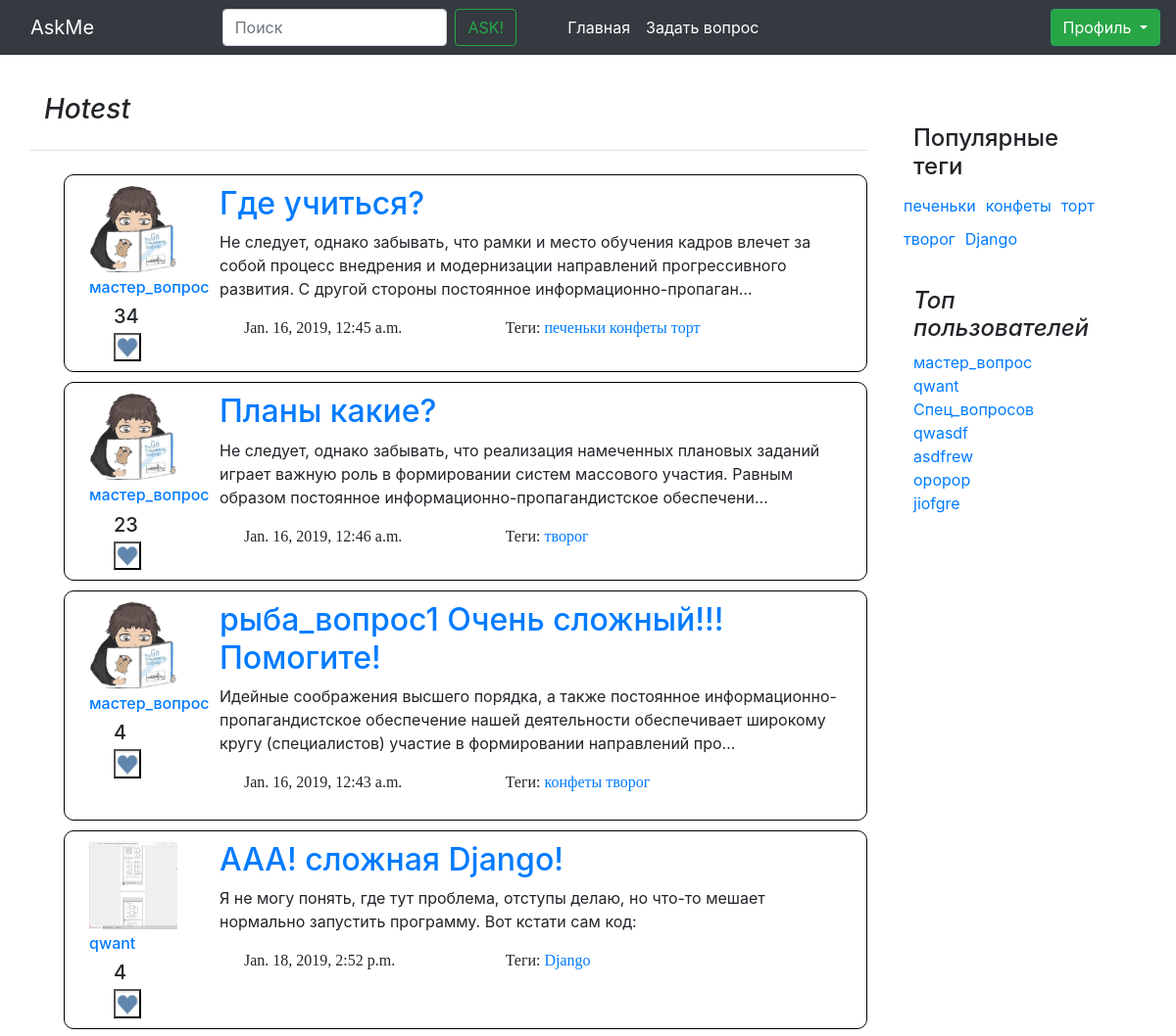
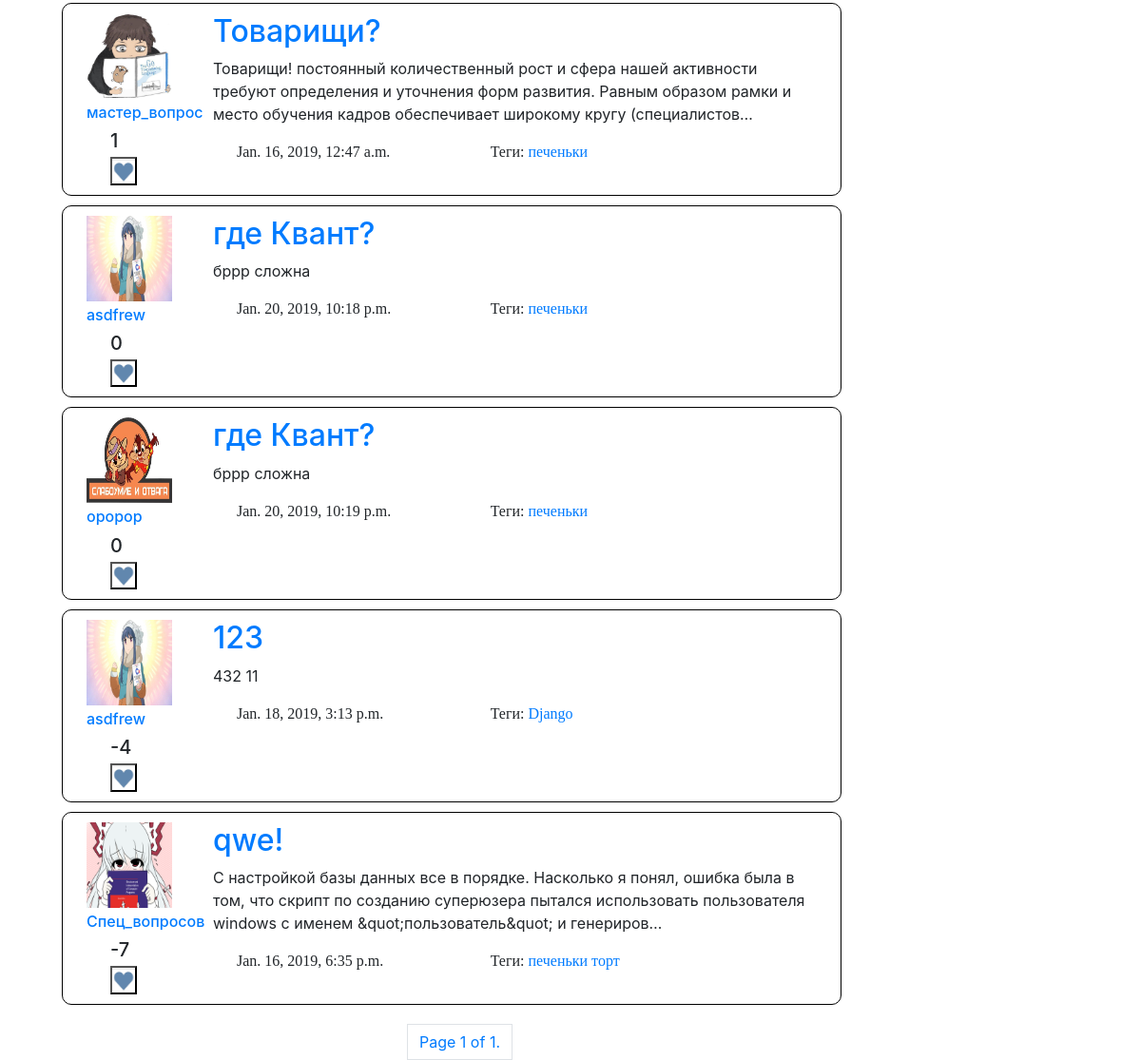
The page /hot/5/ on the database as committed earlier (2 pictures, top to bottom).
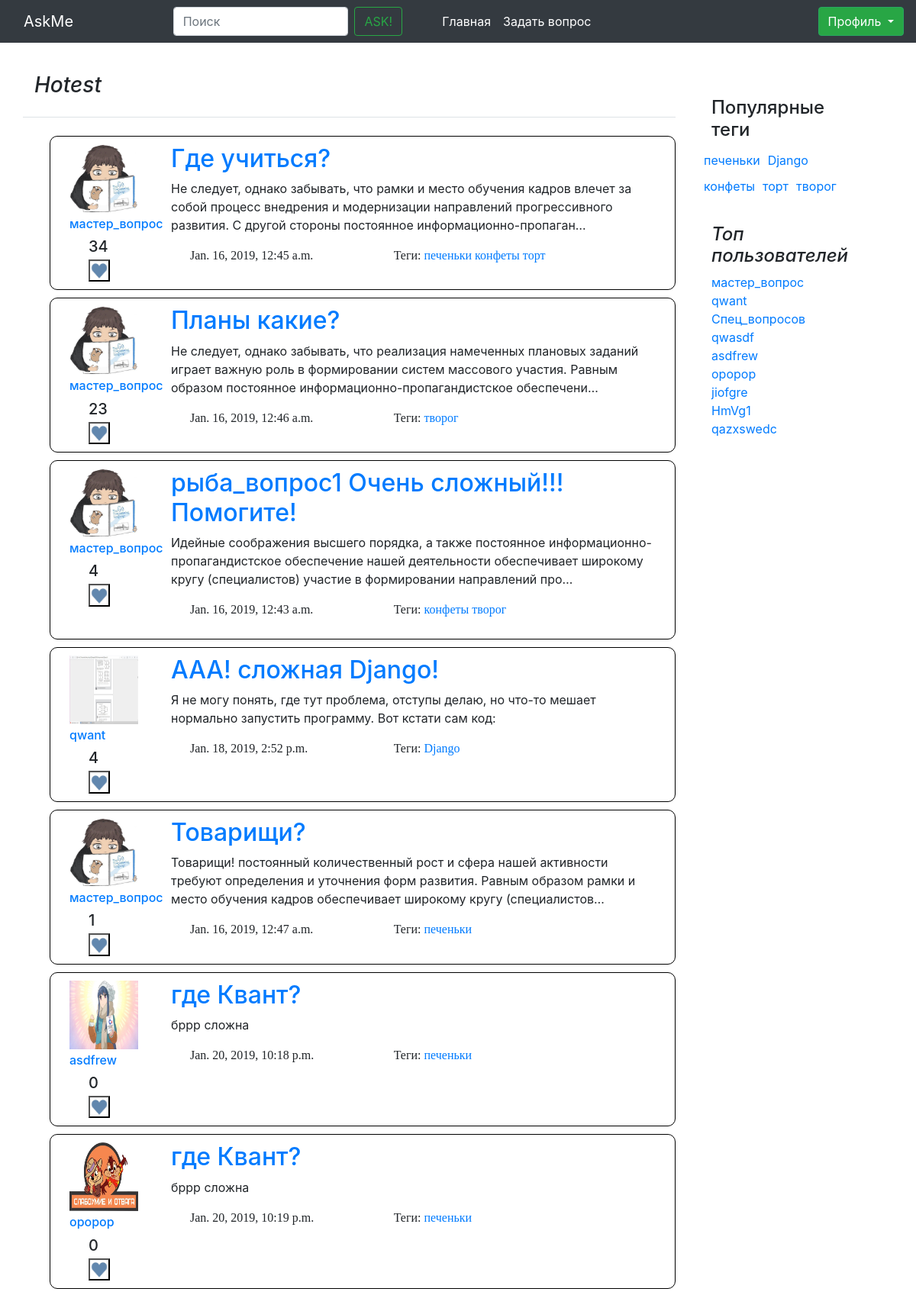
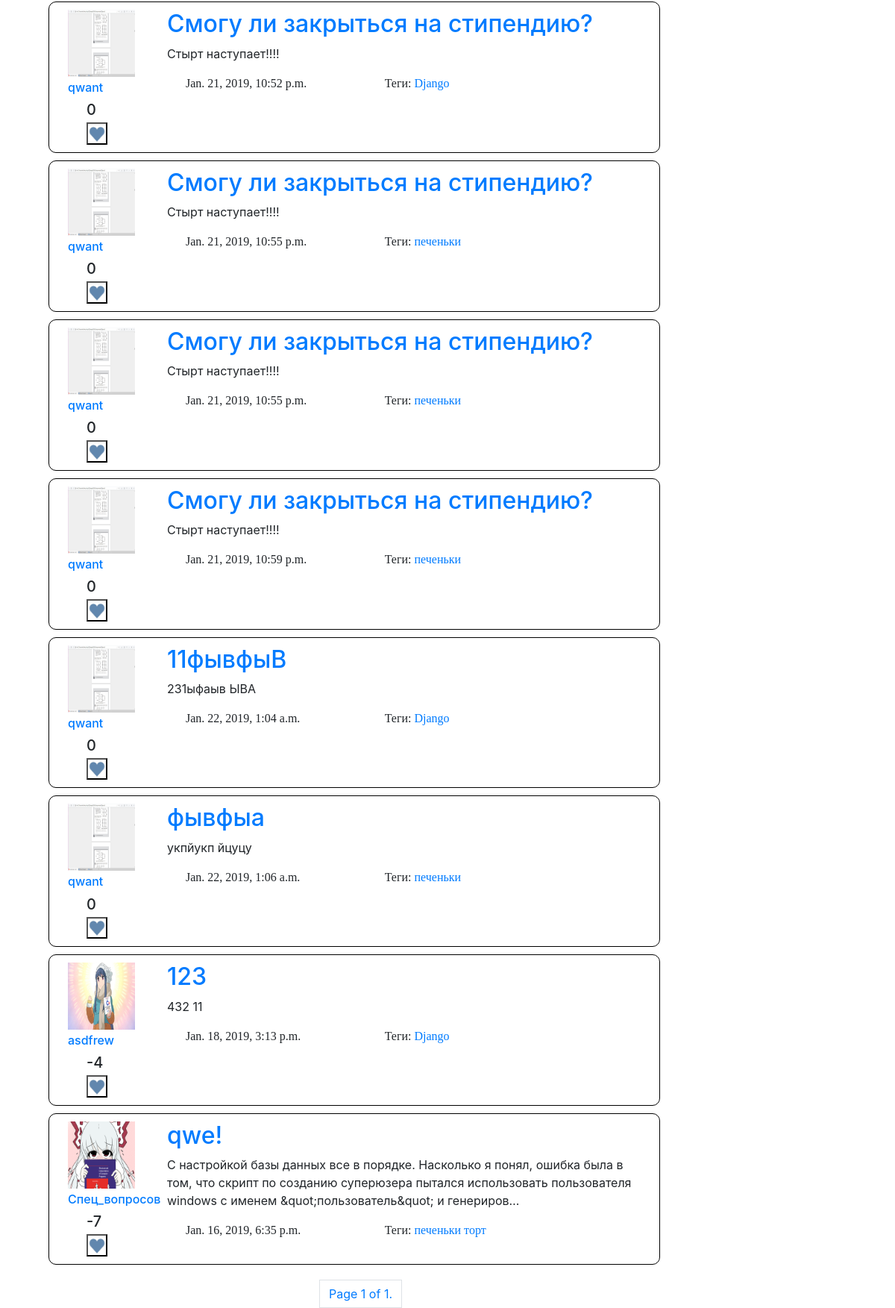
The same page on the database as committed later (2 pictures, top to bottom).
### questions/models.py (models this page shows, shortened)
class Question(models.Model):
    author = models.ForeignKey(CustomUser, on_delete=models.CASCADE)
    title = models.CharField(max_length=120, default='', verbose_name=u"Заголовок вопроса", null=True)
    text = models.TextField(verbose_name=u"Полное описание вопроса", null=True)
    create_date = models.DateTimeField(default=datetime.now, verbose_name=u"Время создания вопроса", null=True)
    is_active = models.BooleanField(default=True, verbose_name=u"Доступность вопроса")
    tags = models.ManyToManyField(Tag, blank=True)
    rating = models.IntegerField(default=0, null=False, verbose_name="Рейтинг вопроса")
    objects = QuestionManager()
    class Meta:
        ordering = ['-create_date']

class CustomUser(AbstractUser):
    upload = models.ImageField(upload_to='uploads/%Y/%m/%d/', blank=False)
    registration_date = models.DateTimeField(default=timezone.now, verbose_name="Дата решистрации", null=True)
    rating = models.IntegerField(default=0, verbose_name="Рейтинг пользователя", null=True)
    objects = UserManager()
    def __str__(self):
        return self.username

class Tag(models.Model):
    title = models.CharField(max_length=120, verbose_name=u"Заголовок ярлыка", null=True)
    objects = TagManager()
    def __str__(self):
        return self.title

### questions/views.py (the view)
# urls.py: path('hot/<int:id>/', views.hot, name="hot"),
def hot(request, id=1):
	return render(request, "hot.html", {
		'users' : paginate(request, models.CustomUser.objects.by_rating())[:10],
		'tags' : paginate(request, models.Tag.objects.hottest())[:10],
		"questions" : paginate(request, objects_list = models.Question.objects.get_hot()),
		"page_objects" : paginate(request, objects_list = models.Question.objects.get_hot()),
		})

### questions/manager.py (called while the page is built)
    def get_hot(self):
        return self.all().order_by('rating').reverse()

    def hottest(self):
        return self.annotate(question_count=Count('question')).order_by('-question_count')

    def by_rating(self):
        return self.order_by('-rating')

### questions/views.py (called while the page is built)
def paginate(request, objects_list):
    paginator = Paginator(objects_list, 30)
    page = request.GET.get('page')
    try:
        objects = paginator.page(page)
    except PageNotAnInteger:
        objects = paginator.page(1)
    except EmptyPage:
        objects = paginator.page(paginator.num_pages)
    return objects

### questions/templates/hot.html
{% extends "tag_find.html" %}
{% block NamePage %}
  <div class="pb-3 mb-4 font-italic border-bottom row">
        <h3 class="col-4">Hotest</h3>
  </div>
{% endblock NamePage %}
{% block userPost %}
  {% include "question_frame.html" %}
{% endblock userPost %}

### questions/templates/question_frame.html (shortened to what this page needs)
{% load static %}
<link rel="stylesheet" href="{% static "/css/Like.css" %}">
  {% for obj in questions %}
      <div class="blog-post row Post box-shadow">
        <div class="avatarka_in_post col-md-2 ">
          {% load static %}
          <a href="{% url 'user' id=obj.author.id %}">
          	{% if obj.author.upload %}
          		<img src="{{MEDIA_URL}}{{obj.author.upload.url}}" width="90" height="90">
          	{% else %}
          	    <img src="{% static "/img/Empty2.jpg" %}" width="90" height="90">
          	{% endif %}
            <br>
            <div class="h6 Author_label">
              {{obj.author}}
            </div>
          </a>
    			<div class="container Like_rating_move">
    				<div class="row">
    					<div class="card-text h5 Like_rating_mv">
    						{{obj.rating}}
    					</div>
    				</div>
    				<div class="row Like_button_up_menu">
    					<div class="col-md-3">
                <button class="my_btn1 js-like-question Like_button" data-question_id="{{ obj.id }}" data-like_type="like" style="padding: 0px 0px 0px 0px;margin-top: 5px;">
                  <img src="{% static "/img/Like_heart.jpg" %}" alt="" width="24" height="24">
                </button>
    					</div>
    				</div>
    			</div>
        </div>
      <div class="Context_Post col-md-10">
        <a href="{% url 'question_page' id=obj.id %}">
        	<h2 class="blog-post-title">{{obj.title}}</h2>
        </a>
        <p>{{obj.text | truncatechars:200}}</p>
        {% block BottomOnePost %}
          <div class="blog-post-meta row Post_title_bottom">
            <div class="col-md-5">
                {{obj.create_date}}
            </div>
            <div class="col-7">
          	{% if obj.tags %}
          		<p>Теги:
              		{% for t in obj.tags.all %}
              			<a href="{% url 'tag' id=t.id %}">
							        {{t}}
              			</a>
              		{% endfor %}
              	</p>
          	{% endif %}
            </div>
          </div>
        {% endblock BottomOnePost %}
      </div>
    </div>
  {% endfor %}

### questions/templates/aside_menu.html
{% block Asidemenu %}
  <aside class="blog-sidebar my_blog">
    <div class="p-3 mb-3">
      <div class="p-3">
        <h4>Популярные теги</h4>
        <div class="row">
          {% for t in tags %}
            <a href="{% url 'tag' id=t.id %}" class="Pop_tags">{{ t.title }}</a>
          {% endfor %}
        </div>
      </div>
      <div class="p-3">
        <h4 class="font-italic">Топ пользователей</h4>
        <ol class="list-unstyled">
          {% for user in users %}
            <li><a href="{% url 'user' id=user.id %}">{{ user }}</a></li>
          {% endfor %}
        </ol>
      </div>
    </div>
  </aside>
{% endblock Asidemenu %}

Rows that differ between the two databases and show on the page:
shown differently, row unchanged: Tag "Django": moves up the list
added Question: author.upload (picture), author "qwant", rating "0", title "Смогу ли закрыться на стипендию?", text "Стырт наступает!!!!", create_date "Jan. 21, 2019, 10:52 p.m.", Tag (title "Django")
added Question: author.upload (picture), author "qwant", rating "0", title "Смогу ли закрыться на стипендию?", text "Стырт наступает!!!!", create_date "Jan. 21, 2019, 10:55 p.m.", Tag (title "печеньки")
added Question: author.upload (picture), author "qwant", rating "0", title "Смогу ли закрыться на стипендию?", text "Стырт наступает!!!!", create_date "Jan. 21, 2019, 10:55 p.m.", Tag (title "печеньки")
added Question: author.upload (picture), author "qwant", rating "0", title "Смогу ли закрыться на стипендию?", text "Стырт наступает!!!!", create_date "Jan. 21, 2019, 10:59 p.m.", Tag (title "печеньки")
added Question: author.upload (picture), author "qwant", rating "0", title "11фывфыВ", text "231ыфаыв ЫВА", create_date "Jan. 22, 2019, 1:04 a.m.", Tag (title "Django")
added Question: author.upload (picture), author "qwant", rating "0", title "фывфыа", text "укпйукп йцуцу", create_date "Jan. 22, 2019, 1:06 a.m.", Tag (title "печеньки")
added CustomUser: username "HmVg1"
added CustomUser: username "qazxswedc"
